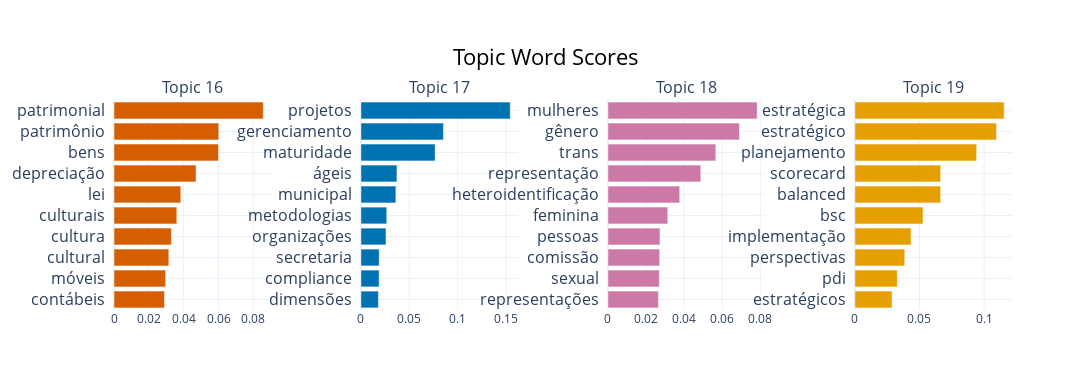

The code cell stored with this chart in its notebook:
### Code cell
topic_model.visualize_barchart(topics=range(16,20), n_words=10,autoscale=True, width=350, height=300)

### Figure 1 — Plotly figure (JSON) as saved in the notebook; plotly's stock layout.template omitted (floating-point values rounded to 4 significant figures)
{"data": [{"marker": {"color": "#D55E00"}, "orientation": "h", "type": "bar", "x": [0.029, 0.02963, 0.03147, 0.03295, 0.03607, 0.03834, 0.04712, 0.05997, 0.06012, 0.0857], "xaxis": "x", "y": ["contábeis  ", "móveis  ", "cultural  ", "cultura  ", "culturais  ", "lei  ", "depreciação  ", "bens  ", "patrimônio  ", "patrimonial  "], "yaxis": "y"}, {"marker": {"color": "#0072B2"}, "orientation": "h", "type": "bar", "x": [0.01805, 0.0188, 0.01888, 0.02593, 0.02672, 0.03614, 0.03724, 0.07677, 0.08533, 0.1545], "xaxis": "x2", "y": ["dimensões  ", "compliance  ", "secretaria  ", "organizações  ", "metodologias  ", "municipal  ", "ágeis  ", "maturidade  ", "gerenciamento  ", "projetos  "], "yaxis": "y2"}, {"marker": {"color": "#CC79A7"}, "orientation": "h", "type": "bar", "x": [0.02655, 0.02699, 0.0272, 0.02735, 0.03143, 0.03771, 0.04878, 0.05667, 0.0691, 0.0784], "xaxis": "x3", "y": ["representações  ", "sexual  ", "comissão  ", "pessoas  ", "feminina  ", "heteroidentificação  ", "representação  ", "trans  ", "gênero  ", "mulheres  "], "yaxis": "y3"}, {"marker": {"color": "#E69F00"}, "orientation": "h", "type": "bar", "x": [0.02876, 0.03286, 0.03863, 0.04345, 0.05271, 0.06639, 0.06639, 0.09422, 0.1096, 0.1155], "xaxis": "x4", "y": ["estratégicos  ", "pdi  ", "perspectivas  ", "implementação  ", "bsc  ", "balanced  ", "scorecard  ", "planejamento  ", "estratégico  ", "estratégica  "], "yaxis": "y4"}], "layout": {"annotations": [{"font": {"size": 16}, "showarrow": false, "text": "Topic 16", "x": 0.0875, "xanchor": "center", "xref": "paper", "y": 1, "yanchor": "bottom", "yref": "paper"}, {"font": {"size": 16}, "showarrow": false, "text": "Topic 17", "x": 0.3625, "xanchor": "center", "xref": "paper", "y": 1, "yanchor": "bottom", "yref": "paper"}, {"font": {"size": 16}, "showarrow": false, "text": "Topic 18", "x": 0.6375, "xanchor": "center", "xref": "paper", "y": 1, "yanchor": "bottom", "yref": "paper"}, {"font": {"size": 16}, "showarrow": false, "text": "Topic 19", "x": 0.9125, "xanchor": "center", "xref": "paper", "y": 1, "yanchor": "bottom", "yref": "paper"}], "height": 390, "hoverlabel": {"bgcolor": "white", "font": {"family": "Rockwell", "size": 16}}, "showlegend": false, "title": {"font": {"color": "Black", "size": 22}, "text": "Topic Word Scores", "x": 0.5, "xanchor": "center", "yanchor": "top"}, "width": 1400, "xaxis": {"anchor": "y", "domain": [0, 0.175], "showgrid": true}, "xaxis2": {"anchor": "y2", "domain": [0.275, 0.45], "showgrid": true}, "xaxis3": {"anchor": "y3", "domain": [0.55, 0.725], "showgrid": true}, "xaxis4": {"anchor": "y4", "domain": [0.825, 1], "showgrid": true}, "yaxis": {"anchor": "x", "domain": [0, 1], "showgrid": true, "tickfont": {"size": 16}}, "yaxis2": {"anchor": "x2", "domain": [0, 1], "showgrid": true, "tickfont": {"size": 16}}, "yaxis3": {"anchor": "x3", "domain": [0, 1], "showgrid": true, "tickfont": {"size": 16}}, "yaxis4": {"anchor": "x4", "domain": [0, 1], "showgrid": true, "tickfont": {"size": 16}}}}
